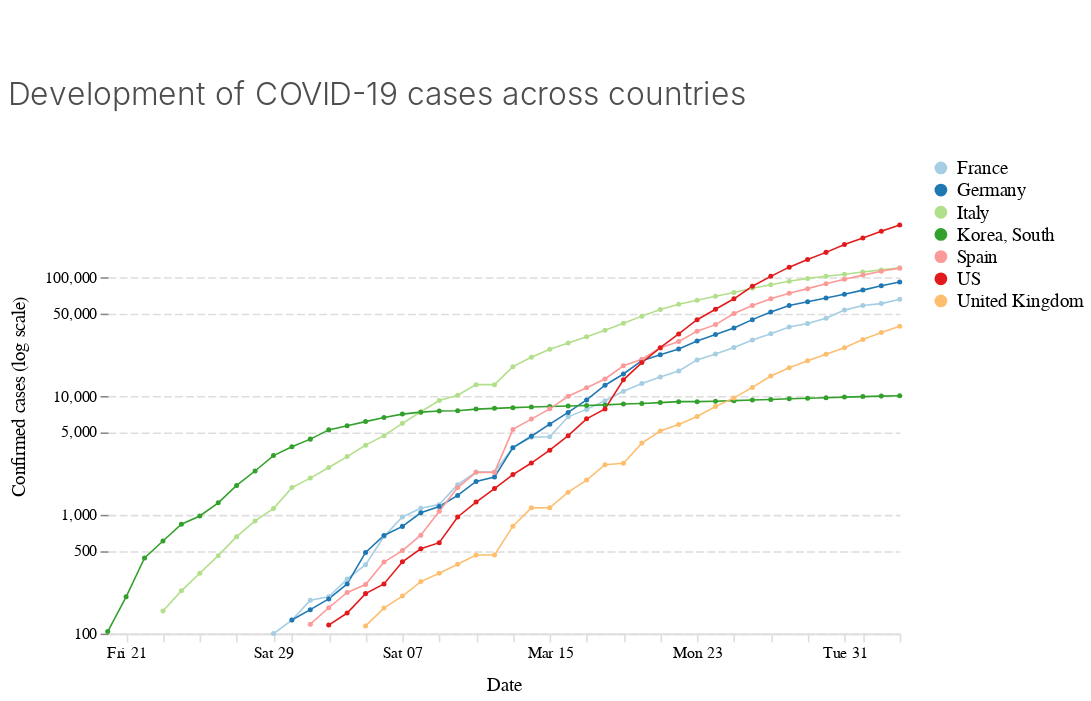

The notebook cell this image was saved under:
### Code cell
cases_per_day

### Figure 1 — Vega-Lite specification as saved in the notebook (floating-point values rounded to 4 significant figures; data arrays with more than 128 entries replaced by an {"elided": "..."} marker saying what was removed)
{"$schema": "https://vega.github.io/schema/vega-lite/v3.4.0.json", "config": {"area": {"fill": "#1696d2"}, "axisX": {"domain": true, "domainColor": "#DEDDDD", "domainDashOffset": 10, "domainWidth": 1, "grid": false, "labelAngle": 0, "labelFont": "Avenir", "labelFontSize": 10, "tickColor": "#DEDDDD", "titleFont": "Avenir", "titleFontSize": 12, "titleFontWeight": 400, "titlePadding": 10}, "axisY": {"domain": false, "domainDashOffset": 10, "grid": true, "gridColor": "#DEDDDD", "gridDash": [5, 2], "gridWidth": 1, "labelAngle": 0, "labelFont": "Avenir", "labelFontSize": 10, "titleFont": "Avenir", "titleFontSize": 12, "titleFontWeight": 400, "titlePadding": 10}, "bar": {"fill": "#1696d2", "strokeWidth": 0}, "guide-title": {"color": "Monospace", "font": "Avenir", "fontSize": 15}, "header": {"titleFontSize": 12, "titleFontWeight": 400}, "legend": {"labelFont": "Avenir", "labelFontSize": 12, "symbolSize": 50, "symbolType": "circle", "title": "", "titleFont": "Avenir", "titleFontSize": 12}, "line": {"color": "#1696d2", "stroke": "#1696d2", "strokeWidth": 1}, "path": {"stroke": "#1696d2"}, "point": {"filled": true}, "range": {"category": ["#a6cee3", "#1f78b4", "#b2df8a", "#33a02c", "#fb9a99", "#e31a1c", "#fdbf6f", "#ff7f00"], "diverging": ["#cfe8f3", "#a2d4ec", "#73bfe2", "#46abdb", "#1696d2", "#12719e"]}, "text": {"align": "right", "color": "#1696d2", "font": "Avenir", "fontSize": 12, "fontWeight": 400, "size": 11}, "title": {"anchor": "start", "color": "#4d4d4d", "font": "Avenir", "fontSize": 20, "fontWeight": 300, "lineHeight": 100, "offset": 30}, "trail": {"color": "#1696d2", "stroke": "#1696d2"}, "view": {"strokeWidth": 0}}, "data": {"name": "data-6276e5bb52e8e0f8c5d66bebb90f8734"}, "datasets": {"data-6276e5bb52e8e0f8c5d66bebb90f8734": {"elided": "249 records"}}, "encoding": {"color": {"field": "country", "type": "nominal"}, "x": {"field": "date", "title": "Date", "type": "temporal"}, "y": {"field": "value", "scale": {"bins": [100, 500, 1000, 5000, 10000, 50000, 100000], "type": "log"}, "title": "Confirmed cases (log scale)", "type": "quantitative"}}, "height": 300, "mark": {"point": {"shape": "circle", "size": 10}, "type": "line"}, "padding": {"bottom": 5, "left": 5, "right": 5, "top": 50}, "title": "Development of COVID-19 cases across countries", "width": 500}
